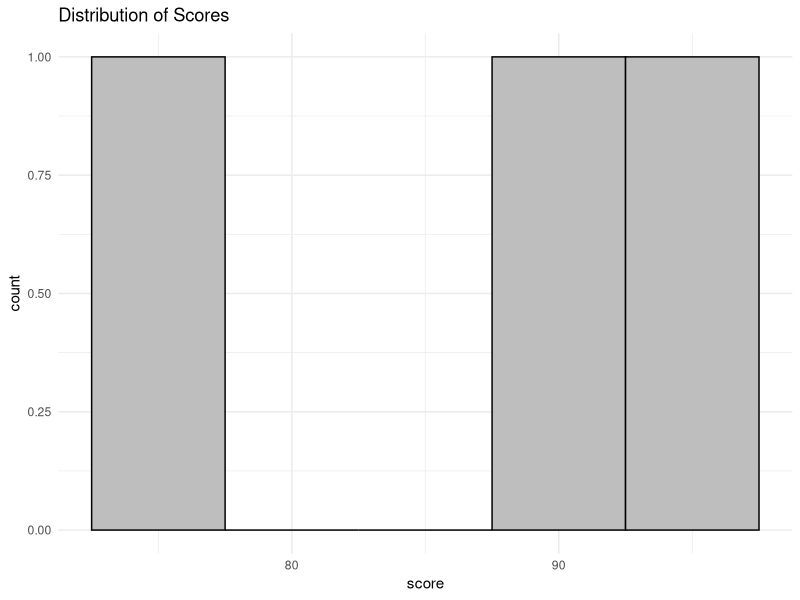
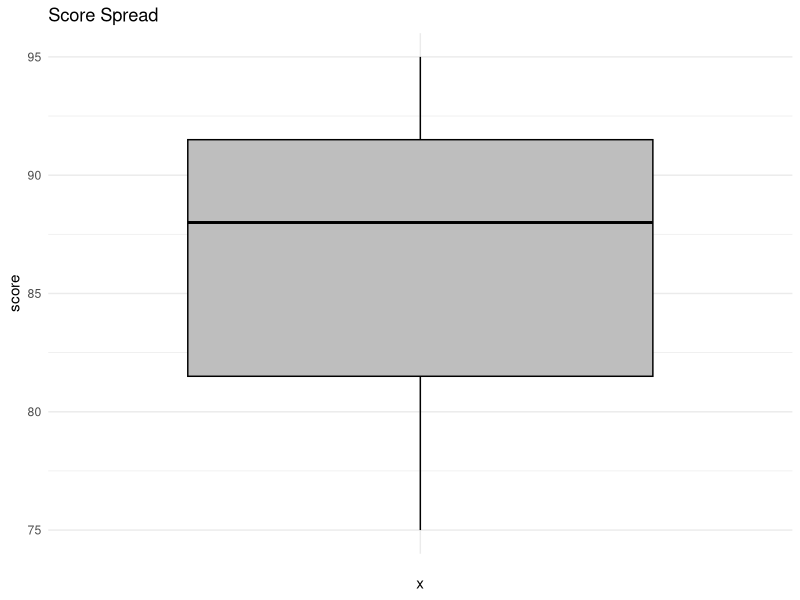

The R script that drew these images, in order:
## ---- chunk 1
knitr::opts_chunk$set(echo = TRUE)
library(tidyverse)
## ---- chunk 2
# Creating a tibble
my_tibble <- tibble(
  id = 1:5,
  name = c("Emma", "Rony", "Jostin", "David", "Alex"),
  score = c(90, 85, 88, 95, 80)
)
## ---- chunk 3
# Creating a tribble
my_tribble <- tribble(
  ~id, ~name,    ~score,
  1,   "Emma",  90,
  2,   "Rony",  85,
  3,   "Jostin", 88,
  4,   "David",  95,
  5,   "Alex",    80
)
## ---- chunk 4
# Load sample data
data <- tribble(
  ~id, ~value, ~category,
  1, NA, "A",
  2, 5, "B",
  3, 2, "A",
  4, NA, "B",
  5, 3, "C"
)

# Identify rows with missing values
data %>% 
  filter(is.na(value))
## ---- chunk 5
# Impute missing values with the mean
data %>% 
  mutate(
    value = if_else(is.na(value), mean(value, na.rm = TRUE), value)
  )
## ---- chunk 6
# Create two sample datasets
students <- tibble(
  id = 1:3,
  name = c("Emma", "Rony", "Jostin")
)

scores <- tibble(
  id = c(1, 2, 4),
  score = c(88, 95, 75)
)
## ---- chunk 7
# Merge datasets to include only matching IDs
inner_join(students, scores, by = "id")
## ---- chunk 8
# Using the `scores` dataset
ggplot(scores, aes(x = score)) +
  geom_histogram(bins = 5, fill = "grey", color = "black") +
  labs(title = "Distribution of Scores") +
  theme_minimal()
## ---- chunk 9
# Using the `scores` dataset
ggplot(scores, aes(x = "", y = score)) +
  geom_boxplot(fill = "grey", color = "black") +
  labs(title = "Score Spread") +
  theme_minimal()
